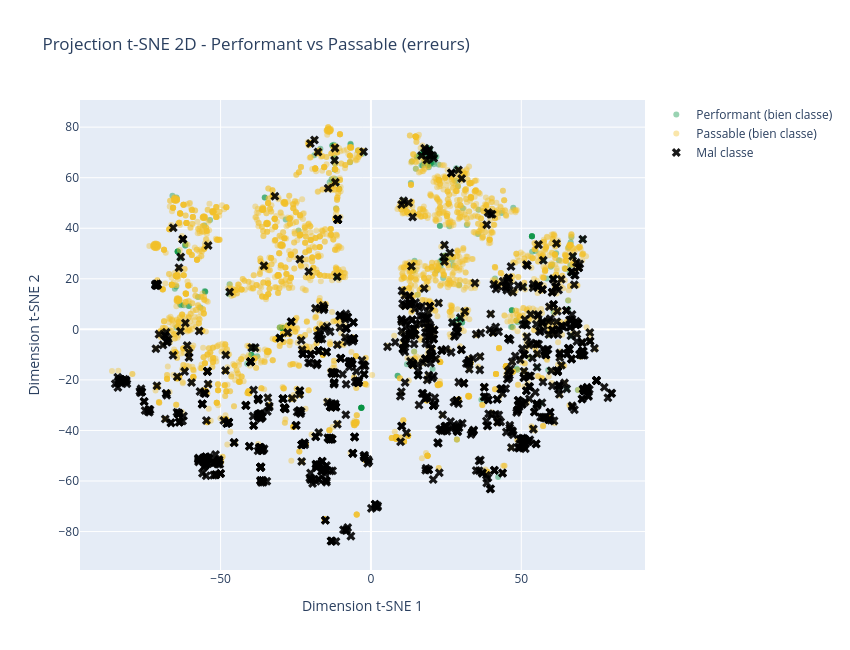

This figure's notebook cell:
### Markdown cell above
**Performant vs Passable — projection 2D, avec les erreurs**

### Code cell
'''
Meme zoom Performant / Passable que ci-dessus, avec superposition des observations mal
classees par le Gradient Boosting parmi ces deux classes.
'''
mask_paire_2d = np.isin(y_train_sample.values, paire_91)
mask_erreur_paire_2d = mask_paire_2d & (y_pred_sample != y_train_sample.values)

fig = go.Figure()
for grp in paire_91:
    mask = (y_train_sample.values == grp) & (~mask_erreur_paire_2d)
    fig.add_trace(go.Scatter(
        x=X_tsne[mask, 0], y=X_tsne[mask, 1], mode="markers",
        marker=dict(size=6, color=GROUP_COLORS[grp], opacity=0.4),
        name=f"{grp} (bien classe)",
    ))

fig.add_trace(go.Scatter(
    x=X_tsne[mask_erreur_paire_2d, 0], y=X_tsne[mask_erreur_paire_2d, 1], mode="markers",
    marker=dict(size=8, color="black", symbol="x", opacity=0.9),
    name="Mal classe",
))

fig.update_layout(
    title="Projection t-SNE 2D - Performant vs Passable (erreurs)",
    xaxis_title="Dimension t-SNE 1", yaxis_title="Dimension t-SNE 2",
    width=850, height=650,
)
fig.show()

print(f"Erreurs dans cette paire : {mask_erreur_paire_2d.sum()} / {mask_paire_2d.sum()} "
      f"({mask_erreur_paire_2d.sum() / mask_paire_2d.sum():.1%})")

### Figure 1 — Plotly figure (JSON) as saved in the notebook; plotly's stock layout.template omitted (floating-point values rounded to 4 significant figures; data arrays with more than 128 entries replaced by an {"elided": "..."} marker saying what was removed)
{"data": [{"marker": {"color": "#00923F", "opacity": 0.4, "size": 6}, "mode": "markers", "name": "Performant (bien classe)", "type": "scatter", "x": {"elided": "236 float values"}, "y": {"elided": "236 float values"}}, {"marker": {"color": "#F2C12B", "opacity": 0.4, "size": 6}, "mode": "markers", "name": "Passable (bien classe)", "type": "scatter", "x": {"elided": "3245 float values"}, "y": {"elided": "3245 float values"}}, {"marker": {"color": "black", "opacity": 0.9, "size": 8, "symbol": "x"}, "mode": "markers", "name": "Mal classe", "type": "scatter", "x": {"elided": "1056 float values"}, "y": {"elided": "1056 float values"}}], "layout": {"height": 650, "title": {"text": "Projection t-SNE 2D - Performant vs Passable (erreurs)"}, "width": 850, "xaxis": {"title": {"text": "Dimension t-SNE 1"}}, "yaxis": {"title": {"text": "Dimension t-SNE 2"}}}}
